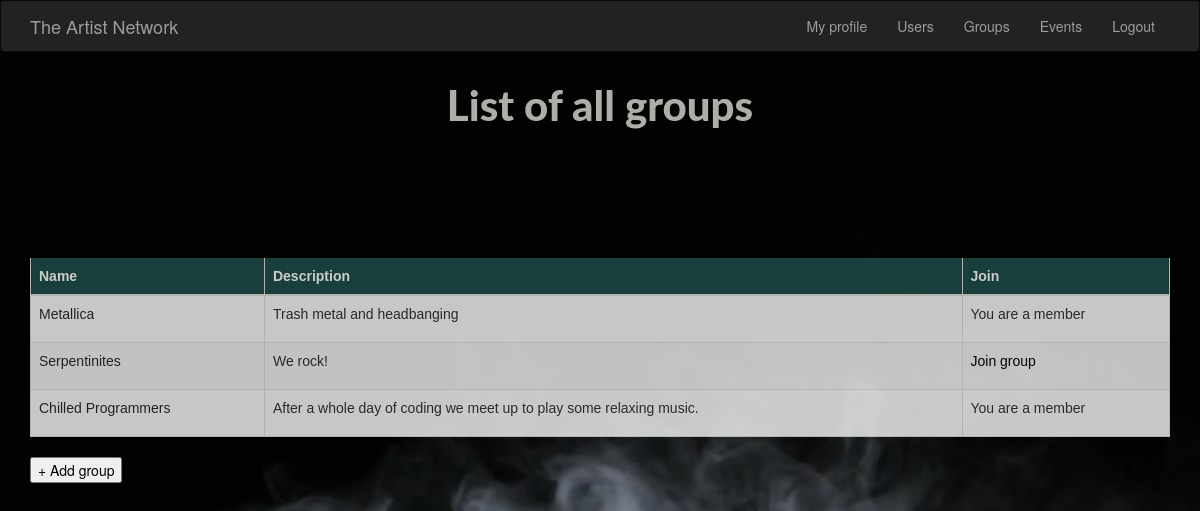
Screenshot of /groups (signed in) with the database file from the repository.
### app/models.py (models this page shows, shortened)
class Group(db.Model):
    id = db.Column(db.Integer, primary_key=True)
    groupName= db.Column(db.String(140))
    groupDescription = db.Column(db.String(140))
    event=db.relationship('Event', backref='eventAuthor', lazy='dynamic')
    posts=db.relationship('Post', backref='postGroup', lazy='dynamic')
    admin = db.Column(
        db.Integer, db.ForeignKey('artist.id'), nullable=True
    )

### app/__init__.py (the view)
    @app.route('/groups')
    @login_required
    def group_list():
        groups = Group.query.all()
        return render_template("groups/groups.html",
                               title="Groups",
                               groups=groups,
                               user=current_user)

### app/models.py (called while the page is built)
@login.user_loader
def load_user(id):
    return Artist.query.get(int(id))

    def is_in(self, group):
        return db.session.query(members).filter_by(
                group_id=group.id,
                artist_id=self.id).count() > 0

### app/templates/groups/groups.html (shortened to what this page needs)
{% extends "base.html" %}
{% block content %}
     <h1>List of all groups</h1>
    <div class="container border">
    <table class="table table-striped">
    <div class="content-section2">
    <div class="center">
        <thead style="color: #fcfcfc;">
        <th> Name </th>
        <th> Description </th>
        <th> Join </th>
        </thead>
        {% for group in groups %}
            <tr>
                <td>
                    <a style="color: #2a2b28;" href={{ url_for('group_details', groupname=group.groupName)}} >
                        {{ group.groupName }}
                    </a>
                </td>
                <td> {{ group.groupDescription }} </td>
                <td>
                    {% if user.is_in(group) %}
                    <p>You are a member</p>
                    {% else %}
                    <a style="color:black;" href="{{ url_for('join_group', group=group.groupName) }}">
                        <p> Join group</p>
                    </a>
                    {% endif %}
                </td>
            </tr>
        {% endfor %}
    </table>
    <a style="color:black;" href="{{ url_for('new_group') }}"><button>+ Add group</button></a>
    </div>
{% endblock %}

### app/static/css/style2.css (style rules this page uses)
body, html { width: 100%; min-height: 100%; }
h1 { font-family: "Lato", "Helvetica Neue", Helvetica, Arial, sans-serif; font-weight: 800; font-size: 300%; color: #F6F8ED; pmargin: auto; padding: 10px; opacity: 0.7; text-align: center; width:500px; margin: 0 auto; }
body { background: url(../img/intro2.jpg) no-repeat bottom center; background-size: cover; background-color: #000000; height: 100%; }
table { font-family: "Trebuchet MS", Arial, Helvetica, sans-serif; border-collapse: collapse; width: 100%; background-color: #f7f7f7; opacity: 0.8; }
td, th { border: 1px solid #ddd; padding: 8px; }
tr:nth-child(even) { background-color: #f2f2f2; }
th { padding-top: 12px; padding-bottom: 12px; text-align: left; background-color: #1e4f4a; color: white; }
.content-section2 { top: -50px; font-size: 120%; color: #fcfcfc; padding: 50px 0; height: 60%; margin: auto; width: 90%; opacity: 0.6; }
.center { margin: auto; width: 50%; padding: 10px; }

### rows the page displays
Group: groupName "Metallica", groupDescription "Trash metal and headbanging", shows "You are a member"
Group: groupName "Serpentinites", groupDescription "We rock!"
Group: groupName "Chilled Programmers", groupDescription "After a whole day of coding we meet up to play some relaxing music.", shows "You are a member"
